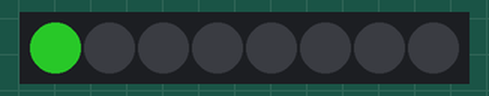
Simulated run of this sketch. Board: Arduino Uno, built with avr-gcc and run on an emulated ATmega328P. Parts: 8 RGB LEDs in strip order, left to right. Dim RGB values are drawn brighter than linear; the strip is taken to match the declared colour order.

Above: at 0.1 s.
At 0.7 s:
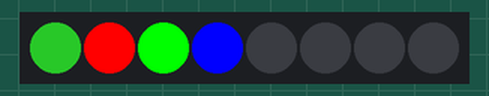
At 1.1 s:
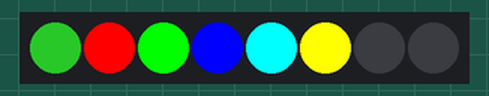
At 1.5 s:
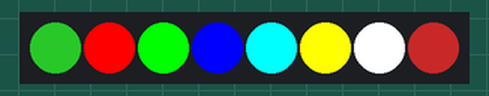
At 6.1 s:
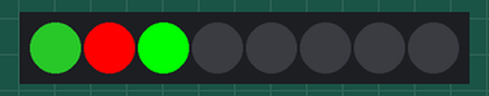
Timing chart, 0 to 40.0 s (numbered marks = the images above):
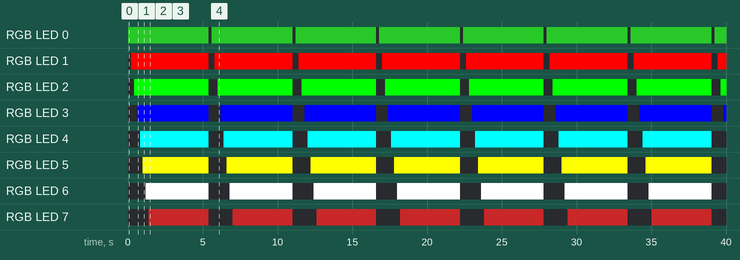

The sketch:

try_NeoPixel.ino
```cpp
#include <Adafruit_NeoPixel.h>
#ifdef __AVR__
#include <avr/power.h>
#endif
#define PIN 9
#define NUMPIXELS 8
Adafruit_NeoPixel pixels = Adafruit_NeoPixel (NUMPIXELS, PIN, NEO_GBR + NEO_KHZ800);
int pause = 200;

void setup() {
  pixels.begin(); // Initialisierung der WS2812LEDs
}

void loop() {
  activateAllLEDsInDifferentColors();
}

void activateAllLEDsInDifferentColors(){
  pixels.setPixelColor (0, pixels.Color (20, 100, 20));
  pixels.show(); // Durchführung LED Ansteuerung
  delay (pause);
  pixels.setPixelColor (1, pixels.Color (255, 0, 0));
  pixels.show(); // Durchführung LED Ansteuerung
  delay (pause);
  pixels.setPixelColor (2, pixels.Color (0, 255, 0));
  pixels.show(); // Durchführung LED Ansteuerung
  delay (pause);
  pixels.setPixelColor (3, pixels.Color (0, 0, 255));
  pixels.show(); // Durchführung LED Ansteuerung
  delay (pause);
  pixels.setPixelColor (4, pixels.Color (0, 255, 255));
  pixels.show(); // Durchführung LED Ansteuerung
  delay (pause);
  pixels.setPixelColor (5, pixels.Color (255, 255, 0));
  pixels.show(); // Durchführung LED Ansteuerung
  delay (pause);
  pixels.setPixelColor (6, pixels.Color (255, 255, 255));
  pixels.show(); // Durchführung LED Ansteuerung
  delay (pause);
  pixels.setPixelColor (7, pixels.Color (100, 20, 20));
  pixels.show(); // Durchführung LED Ansteuerung
  delay (4000); // etas längere Pause es läuchten alle acht LEDs
  pixels.clear();
  pixels.show();
  delay (pause);
}
```

Measured:
- by itself, RGB LED 0: alternates RGB(20, 100, 20) for 5.4 s and off for 0.20 s
- by itself, RGB LED 1: alternates RGB(255, 0, 0) for 5.2 s and off for 0.40 s
- by itself, RGB LED 2: alternates RGB(0, 255, 0) for 5.0 s and off for 0.60 s
- by itself, RGB LED 3: alternates RGB(0, 0, 255) for 4.8 s and off for 0.80 s
- by itself, RGB LED 4: alternates RGB(0, 255, 255) for 4.6 s and off for 1.0 s
- by itself, RGB LED 5: alternates RGB(255, 255, 0) for 4.4 s and off for 1.2 s
- by itself, RGB LED 6: alternates RGB(255, 255, 255) for 4.2 s and off for 1.4 s
- by itself, RGB LED 7: alternates RGB(100, 20, 20) for 4.0 s and off for 1.6 s
